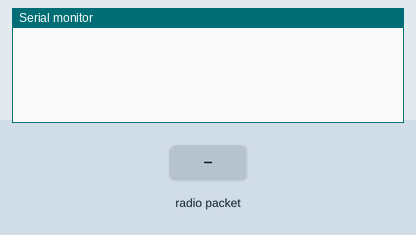
The sketch below on a simulated Arduino Uno, built with avr-gcc and run on an emulated ATmega328P. Shown: the last lines printed to the serial monitor. The inputs (shaded band) are chosen by the test bench. WiFi joins after 1.5 s; servers stay silent unless stated; uploads are accepted with an empty reply; no radio packets arrive unless stated.

Above: at 1.3 s.
1.4 s: radio packet "2" arrives
At 2.6 s:
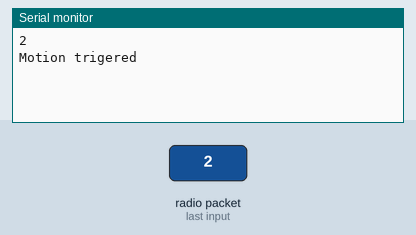
At 7.3 s:
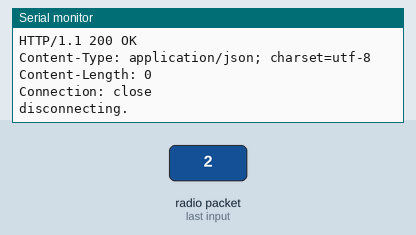

The sketch:

dev2.ino
```cpp
#include <SPI.h>
#include <Ethernet.h>
#include <VirtualWire.h>
char msg[4];
EthernetClient client;
boolean actions[] = {false,false,false}; // Notifications array
float temp;
// MAC address for the controller
byte mac[] = { 0x9E, 0xAD, 0xBA, 0xEF, 0xFE, 0xED };
char server[] = "www.edged.xyz";    // name address for server (using DNS), here put your URL
const int tempPin = 1; // Temperature pin -> Arduino analog pin 1
// Set the static IP address, dnServer, subnet, gateway
IPAddress ip(192, 168, 1, 95);
IPAddress dnServer(208,67,222,222);
IPAddress subnet(255,255,255,0);
IPAddress gateway(192,168,1,1);

void setup() {
 // Open serial communications and wait for port to open:
  Serial.begin(9600);
  while (!Serial) {
    ; // wait for serial port to connect
  }
  vw_set_ptt_inverted(true); // Required for DR3100
  vw_set_rx_pin(8);
  vw_setup(4000);  // Bits per sec
  vw_rx_start();
  job();
  // start the Ethernet connection:
  Ethernet.begin(mac, ip, dnServer, gateway, subnet);
  delay(4000);
  //Call the function that will handle the connection:
  conn();
}

void loop() {
  // if there are incoming bytes available
  // from the server, read them and print them:
  if (client.available()) {
    char c = client.read();
    Serial.print(c);
  }

  // if the server's disconnected, stop the client:
  if (!client.connected()) {
    Serial.println();
    Serial.println("disconnecting.");
    Serial.println("");
    client.stop();

    delay(4000);
    job(); //call job function
    delay(1000);
    Serial.println("Reconnecting to server");
  // then connect again
    conn();
  }
}

void conn() {
  // print the Ethernet board/shield's IP address:
  Serial.print("My IP address: ");
  Serial.println(Ethernet.localIP());

  Serial.println("connecting...");
  if (client.connect(server, 80)) {
    Serial.println("connected");
    // Make a HTTP GET request including the temperature and the notifications' values for smoke, motion and door:
    client.println("GET /connect/submitdata.php?temp=" + String((int)temp) + "&motion=" + String(actions[1]) + "&smoke=" + String(actions[0]) + "&door=" + String(actions[2]) + " HTTP/1.0");
    client.println("Host: www.edged.xyz"); // here put your URL
    client.println("User-Agent: arduino-ethernet");
    client.println("Connection: close");
    client.println();
  } else {
    // if you didn't get a connection to the server:
    Serial.println("connection failed");
  }
  }
  // Function job gets transmitted message and calculates the state regarding the enabled notifications
  void job(){
    int i;
    uint8_t buf[VW_MAX_MESSAGE_LEN];
    uint8_t buflen = VW_MAX_MESSAGE_LEN;
    while (!vw_get_message(buf, &buflen)){ // waits until it receives a message from RF transmitter
    delay(500);}
    for (i=0;i<buflen;i++){
     msg[i] = char(buf[i]); // add each received byte to the char array msg
    }
    msg[buflen] = '\0'; // append the "terminate string" character
    int state = atoi(msg); // convert char array to integer
    Serial.println(state);
    // Export current notifications from state variable:
    if (state >= 4){
      actions[2]=true;
      Serial.print("Door Opened");
      state-=4;
    }else{
      actions[2]=false;
    }
    if (state%2) {
      actions[0]=true;
      Serial.print("Gas");
      state-=1;
    }else{
      actions[0]=false;
    }
    if (state == 2){
      actions[1]=true;
      Serial.print("Motion trigered");
    }else{
      actions[1]=false;
    }
    //Calculate temperature from voltage reading:
    int reading = analogRead(tempPin);
    float voltage=reading*3.3; // Vcc=3.3V
    voltage/=1024.0;
    temp = (voltage-0.3)*100;
  }
```

Measured:
- after the input at 1.4 s, the serial monitor: prints a new line after 0.10 s (image 1)
